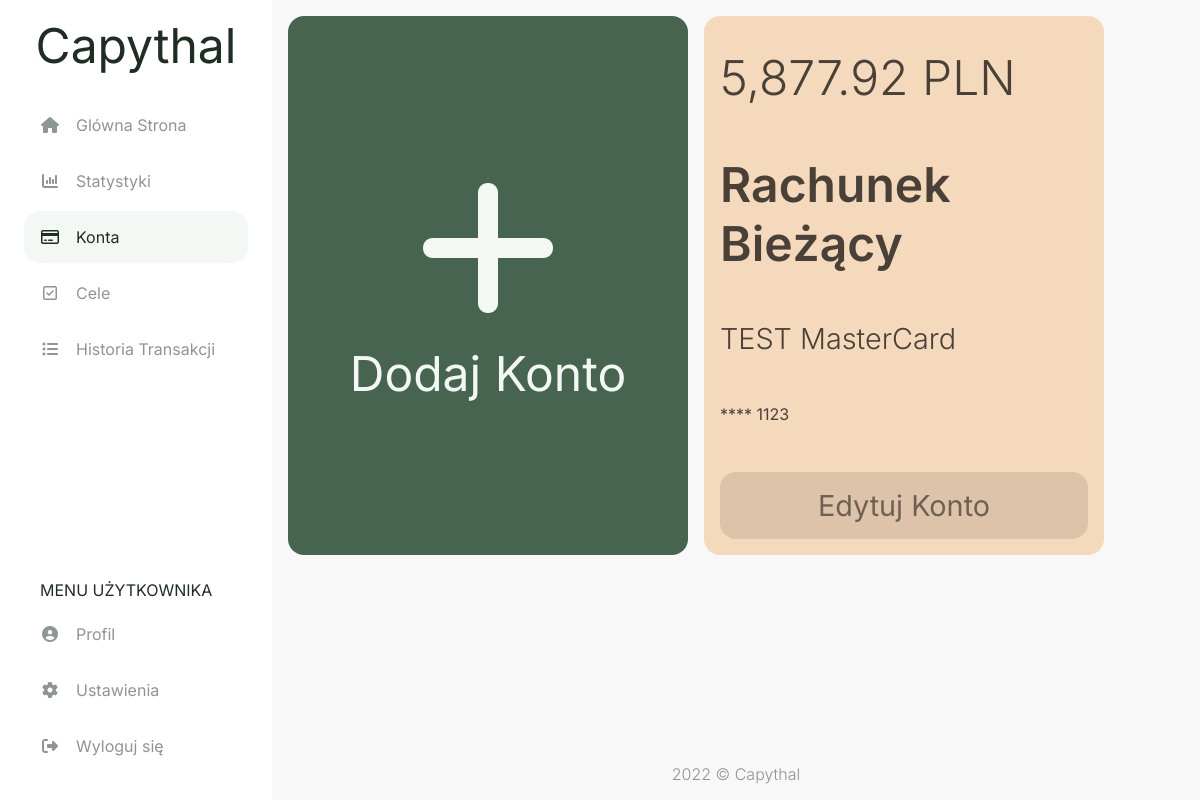
Page /accounts (signed in) on the earlier database version.
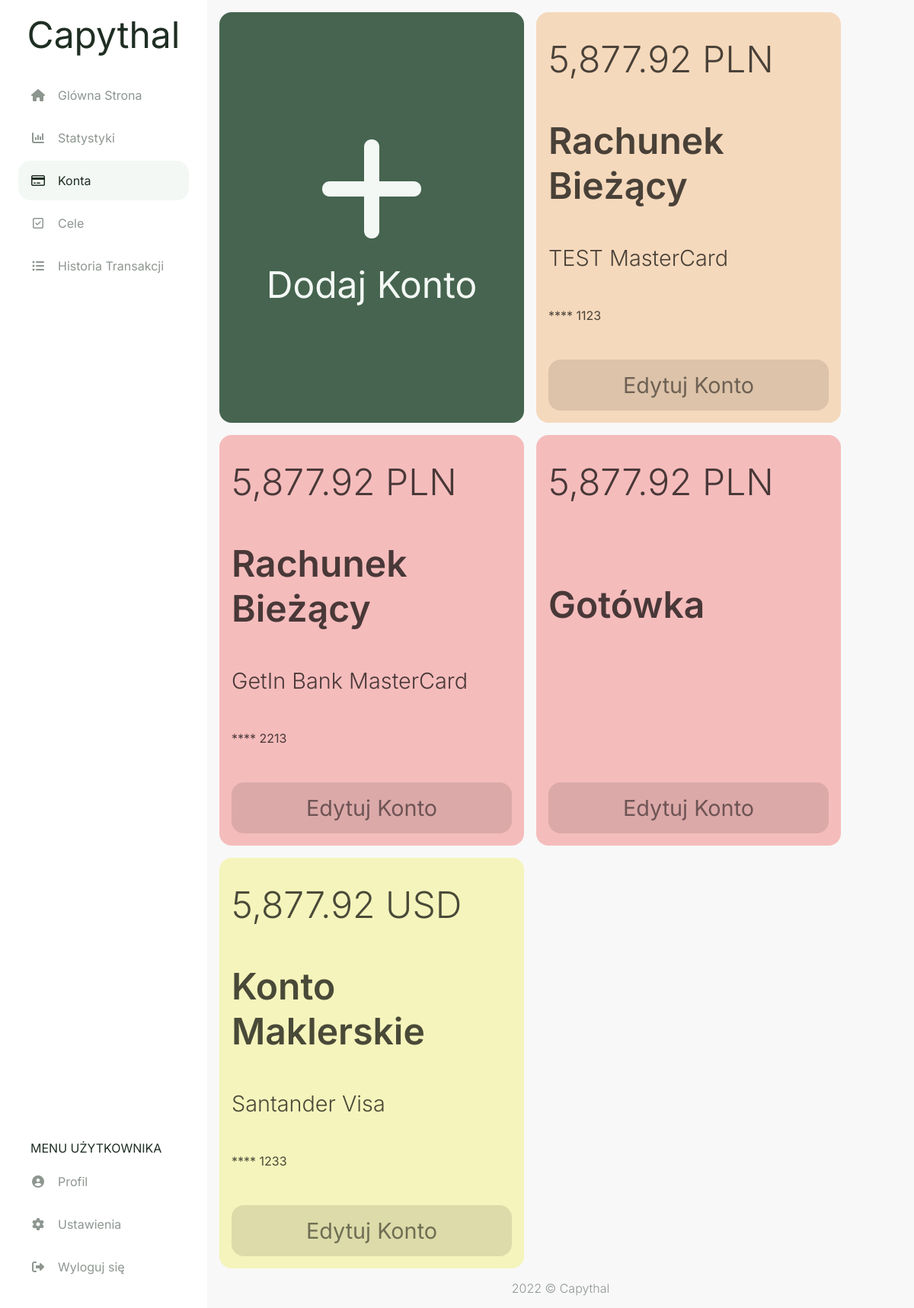
Same page on the later database version.
### capythal/models.py (models this page shows, shortened)
class account(db.Model):
    id = db.Column(db.Integer, primary_key=True)
    user_id = db.Column(db.Integer, db.ForeignKey('user.id'), nullable=False)
    currency_id = db.Column(db.Integer, db.ForeignKey('currency.id'), nullable=False)
    card_id = db.Column(db.Integer, db.ForeignKey('card.id'))
    acc_type_id = db.Column(db.Integer, db.ForeignKey('acc_type.id'), nullable=False)
    style_id = db.Column(db.Integer, db.ForeignKey('style.id'), nullable=False)
    card_number = db.Column(db.String(4))
    fin_inst = db.Column(db.String(20))
    transaction = db.relationship("transaction", backref="account", lazy=True)
    settings = db.relationship("settings", back_populates="account", uselist=False)
    goal = db.relationship("goal", backref="account", lazy=True)

class currency(db.Model):
    id = db.Column(db.Integer, primary_key=True)
    name = db.Column(db.String(20), nullable=False)
    account = db.relationship("account", backref="currency", lazy=True)
    settings = db.relationship("settings", backref="currency", lazy=True)

class acc_type(db.Model):
    id = db.Column(db.Integer, primary_key=True)
    name = db.Column(db.String(20), nullable=False)
    account = db.relationship("account", backref="acc_type", lazy=True)

class card(db.Model):
    id = db.Column(db.Integer, primary_key=True)
    name = db.Column(db.String(20), nullable=False)
    account = db.relationship("account", backref="card", lazy=True)

### capythal/routes.py (the view, shortened to what this page needs)
@app.route('/accounts', methods=['GET', 'POST'])
@login_required
def accounts():
    form_add = addAccForm()
    accounts = db.session.query(account,currency,card,acc_type,style).join(currency).join(card).join(acc_type).join(style).filter(account.user_id == current_user.id)
    return render_template("accounts.html", accounts = accounts, form_add = form_add)

### capythal/models.py (called while the page is built)
@login_manager.user_loader
def load_user(user_id):
    return user.query.get(int(user_id))

### capythal/templates/accounts.html (shortened to what this page needs)
{% extends "layout.html" %}
{% set active_page = "accounts" %}
{% block head %}
  {{ super() }}
  <link rel="stylesheet" href="{{ url_for('static', filename='css/accounts.css') }}">
  <link rel="stylesheet" href="{{ url_for('static', filename='css/modals/account-modal.css') }}">
{% endblock %}
{% block content %}
<div class="accounts-flexbox">
  <a onclick="addAccBtnClick()" class="account-add bg-main-btn fc-main-btn">
    <span class="account-plus-sign fa fa-plus"></span>
    <span class="fs-1">Dodaj Konto</span>
  </a>
  {% for account,currency,card,acc_type,style in accounts %}
    <div class="account-info style-{{ style.name }}">
      <span class="fs-1 fw-light">5,877.92 {{ currency.name }}</span>
      <span class="fs-1 fw-semibold">{{ acc_type.name }}</span>
      <span class="fs-2 fw-light">
        {% if account.fin_inst %}{{ account.fin_inst }}{% endif %} {% if card.name %}{{ card.name }}{% endif %}
      </span>
      {% if account.card_number %}
      <span class="fs-4">**** {{ account.card_number }}</span>
      {% endif %}
      <a onclick="editAccBtnClick()" class="account-edit">
        <span class="fs-2">Edytuj Konto</span>
      </a>
    </div>
  {% endfor %}
</div>
{% endblock %}

### capythal/templates/layout.html (shortened to what this page needs)
<!doctype html>
<html lang="pl">
  <head>
    {% block head %}
    <link rel="stylesheet" href="{{ url_for('static', filename='css/style.css') }}">
    {% endblock %}
  </head>
  <body>
    <aside id="navbar" class="navbar">
      <a class="logo fs-1" href="{{ url_for('home') }}">Capythal</a>
      <ul class="navbar-list-top">
        <li class="menu-button {{ 'active' if active_page == 'home' else '' }}">
          <a href="{{ url_for('home') }}" class="menu-button-link">
            <span class="fa fa-fw fa-home my-auto"></span>
            <span class="ml-1 fs-4">Glówna Strona</span>
          </a>
        </li>
        <li class="menu-button {{ 'active' if active_page == 'stats' else '' }}">
          <a href="{{ url_for('stats') }}" class="menu-button-link">
            <span class="fa fa-fw fa-bar-chart my-auto"></span>
            <span class="ml-1 fs-4">Statystyki</span>
          </a>
        </li>
        <li class="menu-button {{ 'active' if active_page == 'accounts' else '' }}">
          <a href="{{ url_for('accounts') }}" class="menu-button-link">
            <span class="fa fa-fw fa-credit-card my-auto"></span>
            <span class="ml-1 fs-4">Konta</span>
          </a>
        </li>
        <li class="menu-button {{ 'active' if active_page == 'goals' else '' }}">
          <a href="{{ url_for('goals') }}" class="menu-button-link">
            <span class="fa fa-fw fa-check-square-o my-auto"></span>
            <span class="ml-1 fs-4">Cele</span>
          </a>
        </li>
        <li class="menu-button {{ 'active' if active_page == 'history' else '' }}">
          <a href="{{ url_for('history') }}" class="menu-button-link">
            <span class="fa fa-fw fa-list-ul my-auto"></span>
            <span class="ml-1 fs-4">Historia Transakcji</span>
          </a>
        </li>
      </ul>
      <ul class="navbar-list-bottom">
        <li class="nav-item">
          <span class="ml-1 fs-4">MENU UŻYTKOWNIKA</span>
        </li>
        <li class="menu-button">
          <a href="{{ url_for('userpage') }}" class="menu-button-link">
            <span class="fa fa-fw fa-user-circle my-auto"></span>
            <span class="ml-1 fs-4">Profil</span>
          </a>
        </li>
        <li class="menu-button">
          <a href="" class="menu-button-link">
            <span class="fa fa-fw fa-cog my-auto"></span>
            <span class="ml-1 fs-4">Ustawienia</span>
          </a>
        </li>
        <li class="menu-button">
          <a href="{{ url_for('logout') }}" class="menu-button-link">
            <span class="fa fa-fw fa-sign-out my-auto"></span>
            <span class="ml-1 fs-4">Wyloguj się</span>
          </a>
        </li>
      </ul>
    </aside>
    <main class="main-content">
      {%block content%}
      {%endblock%}
    </main>
    <footer class="fc-secondary fw-light">
      2022 © Capythal
    </footer>
  </body>
</html>

### capythal/static/css/style.css (style rules this page uses)
html, body { padding: 0; margin: 0; }
html { height: 100%; font-family: 'Inter', sans-serif; width: 100%; }
body { background-color: #F8F8F8; color: #1F2E23; min-height: 100vh; display: flex; flex-direction: column; }
* { box-sizing: border-box; }
aside { background-color: #FFFFFF; }
a { color: #1F2E23; cursor: pointer; text-decoration: none; }
.bg-main-btn { background-color: #46644F; }
.style-red { color: hsl(0, 18%, 33%); background-color: hsl(0, 75%, 85%); }
.style-orange { color: hsl(30, 18%, 33%); background-color: hsl(30, 75%, 85%); }
.style-yellow { color: hsl(58, 18%, 33%); background-color: hsl(58, 75%, 85%); }
.fc-secondary { color: #8E9690; }
.fc-main-btn { color: #F3F8F5; }
.fw-light { font-weight: 300 !important; }
.fw-semibold { font-weight: 600 !important; }
.ml-1 { margin-left: 1rem !important; }
.my-auto { margin: auto 0; }
.navbar { transition: all 0.4s ease-in-out; }
.main-content { height: 100%; }
.navbar { display: flex; flex-direction: column; position: fixed; top: 0; bottom: 0; width: 0; opacity: 0; height: 100%; max-width: 75%; overflow-y: auto; z-index: 101; }
.logo { display: none; margin: 1rem auto 0; }
.navbar-list-top, .navbar-list-bottom { width: 100%; padding: 1.5rem; list-style: none }
.navbar-list-top { margin-top: 0; margin-bottom: auto; }
.navbar-list-bottom { margin-bottom: 0; }
.nav-item { margin: 0.5rem 0; }
.active { border-radius: 1rem; background-color: #F3F8F5; }
.active a { color: #1F2E23 !important; }
.menu-button a { margin-bottom: 0.25rem; color: #8E9690; }
.menu-button-link { display: flex; padding: 1rem; }
footer { margin-top: auto; display: flex; margin-bottom: 1rem; justify-content: center; }
.fs-1 { font-size: 2rem; }
.fs-2 { font-size: 1.5rem; }
.fs-4 { font-size: 0.8rem; }
@media (min-width: 500px) { .fs-1 { font-size: 3rem; } }
@media (min-width: 500px) { .fs-2 { font-size: 2rem; } }
@media (min-width: 500px) { .fs-4 { font-size: 1.2rem ; } }
@media (min-width: 800px) { .navbar { width: 100%; opacity: 1; max-width: 17rem; } }
@media (min-width: 800px) { footer { margin-left: 17rem; } }
@media (min-width: 800px) { .add-tr, .logo { display: block; } }
@media (min-width: 800px) { .main-content { margin-left: 17rem; } }
@media (min-width: 800px) { .fs-1 { font-size: 3rem; } }
@media (min-width: 800px) { .fs-2 { font-size: 1.8rem; } }
@media (min-width: 800px) { .fs-4 { font-size: 1rem; } }

### capythal/static/css/accounts.css (style rules this page uses)
.accounts-flexbox { padding: 1rem; display: flex; gap: 1rem; flex-wrap: wrap; }
.account-add, .account-info { flex: 1 0 100%; border-radius: 1rem; display: flex; flex-direction: column; }
.account-add { padding: 3.5rem; justify-content: center; align-items: center; gap: 1rem; }
.account-plus-sign { font-size: 10rem; }
.account-info { padding: 2rem 1rem 1rem; justify-content: space-between; gap: 3rem; color: rgba(0, 0, 0, 0.7); word-wrap: break-word; }
.account-edit { padding: 1rem; border-radius: 1rem; color: rgba(0, 0, 0, 0.5); background-color: rgba(0, 0, 0, 0.1); }
.account-edit > span { display: flex; justify-content: center; }
@media (min-width: 1100px) { .account-add, .account-info { max-width: 25rem; } }

Differences in the rows shown:
added account: name "PLN", name "Rachunek Bieżący", fin_inst "GetIn Bank", name "MasterCard", card_number "2213"
added account: name "PLN", name "Gotówka"
added account: name "USD", name "Konto Maklerskie", fin_inst "Santander", name "Visa", card_number "1233"
